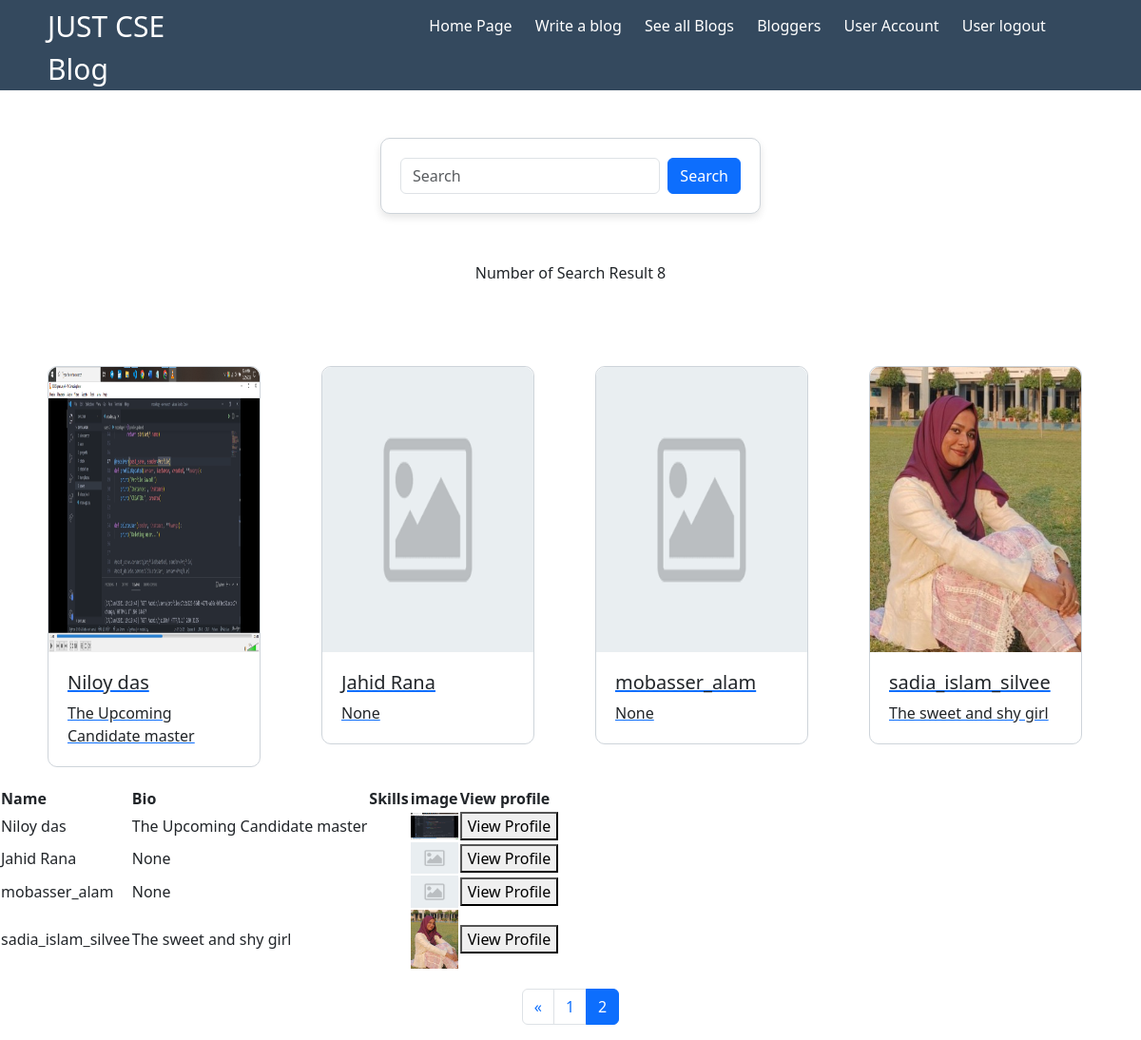
/users/profiles/?page=2 (signed in), run on the app's committed database.
### users/models.py (models this page shows, shortened)
class profile(models.Model):
    user = models.OneToOneField(User, on_delete=models.CASCADE,blank=True,null=True)
    name= models.CharField(max_length=100,blank=True,null=True)
    username = models.CharField(max_length=100,blank=True,null=True)
    email = models.EmailField(blank=True,null=True)
    bio= models.CharField(max_length=300,blank=True,null=True)
    profile_image= models.ImageField(blank=True,null=True,upload_to='profile/',default='default.png')

### users/views.py (the view)
# urls.py: path("profiles/", views.profile_f,name='profiles'),
@login_required(login_url='login')
def profile_f(request):
    profiles, search_value,count = search_profile(request)
    profiles,custom_range = profile_pagination(request,profiles)
    context ={'profiles':profiles,'custom_range':custom_range,'count':count,'search_value': search_value}
    return render(request,'users/profiles.html',context)

### users/utils.py (called while the page is built)
def profile_pagination(request,profile):
    page = request.GET.get('page')
    num = 4
    paginator = Paginator(profile,num)
    try:
        profiles = paginator.page(page)
    except PageNotAnInteger:
        page=1
        profiles = paginator.page(page)
    except EmptyPage:
        page =paginator.num_pages
        profiles = paginator.page(page)
    leftIndex = int(page) - 4
    if leftIndex < 1 :
        leftIndex = 1
    rightIndex = int(page) + 4
    if rightIndex > paginator.num_pages :
        rightIndex = paginator.num_pages + 1
    custom_range = range(leftIndex,rightIndex)
    return profiles,custom_range

def search_profile(request):
    search_value = ""
    if request.GET.get('search_value'):
        search_value = request.GET.get('search_value')
    profiles=profile.objects.filter(name__icontains=search_value)
    ct = profiles.count()
    print(search_value)
    return profiles,search_value,ct

### users/templates/users/profiles.html (shortened to what this page needs)
{% include 'navbar.html' %}
{% load static %}
<!DOCTYPE html>
<html lang="en">
<head>
    <link rel="stylesheet" href="{% static 'css/profiles.css' %}">
</head>
<body>
    <div class="container">
        <div class="row">
          <div class="col-md-6 offset-md-3">
            <div class="card search-card">
              <div class="card-body search-container">
                <form id="searchForm" class="d-flex" method="GET" action="{% url 'profiles' %}" >
                  <input class="form-control me-2"  type="text" value="{{search_value}}" placeholder="Search" name="search_value" aria-label="Search">
                  <button class="btn btn-primary" type="submit">Search</button>
                </form>
              </div>
            </div>
          </div>
        </div>
      </div>
    <p style="text-align: center;" >Number of Search Result {{ count }}</p>
    <div class="container" style="padding-top: 50px; padding-left: 0%;">
        <div class="row">
            {% for profile in profiles %}
            <div class="col-md-3">
                    <a href="{% url 'profile' profile.id %}">
                        <div class="card">
                            <img src="{{ profile.profile_image.url }}" class="card-img-top" alt="Card Image">
                            <div class="card-body">
                                <h5 class="card-title">{{ profile.name }}</h5>
                                <p class="card-text">{{ profile.bio |slice:":50"}}</p>
                            </div>
                        </div>
                    </a>
            </div>
            {% endfor %}
        </div>
    </div>
    <table>
        <th>Name</th>
        <th>Bio</th>
        <th>Skills</th>
        <th>image</th>
        <th>View profile </th>
        {% for profile in profiles%}
        <tr>
            <td>{{ profile.name }}</td>
            <td>{{ profile.bio }}</td>
            <td>
            </td>
            <td><img style="width: 50px;" src="{{ profile.profile_image.url }}" alt=""></td>
            <td><a href="{% url 'profile' profile.id %}"><button>View Profile </button></a></td>
        </tr>
        {% endfor %}
    </table>
    {% include 'pagination.html' with query_set=profiles custom_range=custom_range %}
</body>
</html>

### static/css/profiles.css (style rules this page uses)
.card { margin: 20px; border: 1px solid #ced4da; border-radius: 10px; transition: box-shadow 0.3s; }
.card img { border-top-left-radius: 10px; border-top-right-radius: 10px; max-width: fit-content; height: 300px; }
.card-body { padding: 20px; }
.search-card { max-width: 400px; margin: 50px auto; box-shadow: 0 4px 8px rgba(0, 0, 0, 0.1); }
.search-container { padding: 20px; }

### data on the page
profile: profile_image (picture), name "Niloy das", bio "The Upcoming Candidate master"
profile: profile_image (placeholder picture), name "Jahid Rana", bio "None"
profile: profile_image (placeholder picture), name "mobasser_alam", bio "None"
profile: profile_image (picture), name "sadia_islam_silvee", bio "The sweet and shy girl"

### other printed values
{{ count }} "8"
{{ page }} "1"
{{ page }} "2"
